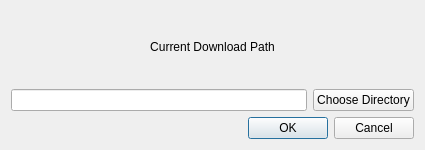
<?xml version="1.0" encoding="UTF-8"?>
<ui version="4.0">
 <class>SettingsDialog</class>
 <widget class="QDialog" name="SettingsDialog">
  <property name="geometry">
   <rect>
    <x>0</x>
    <y>0</y>
    <width>425</width>
    <height>150</height>
   </rect>
  </property>
  <property name="windowTitle">
   <string>Settings</string>
  </property>
  <layout class="QVBoxLayout" name="verticalLayout_2">
   <item>
    <layout class="QVBoxLayout" name="verticalLayout">
     <item>
      <widget class="QLabel" name="labelDownloadPath">
       <property name="layoutDirection">
        <enum>Qt::LeftToRight</enum>
       </property>
       <property name="text">
        <string>Current Download Path</string>
       </property>
       <property name="alignment">
        <set>Qt::AlignCenter</set>
       </property>
      </widget>
     </item>
     <item>
      <layout class="QHBoxLayout" name="horizontalLayout_2">
       <item>
        <widget class="QLineEdit" name="lineEditCurrentPath">
         <property name="readOnly">
          <bool>true</bool>
         </property>
        </widget>
       </item>
       <item>
        <widget class="QPushButton" name="buttonDirectory">
         <property name="text">
          <string>Choose Directory</string>
         </property>
        </widget>
       </item>
      </layout>
     </item>
    </layout>
   </item>
   <item>
    <widget class="QDialogButtonBox" name="buttonBox">
     <property name="orientation">
      <enum>Qt::Horizontal</enum>
     </property>
     <property name="standardButtons">
      <set>QDialogButtonBox::Cancel|QDialogButtonBox::Ok</set>
     </property>
    </widget>
   </item>
  </layout>
 </widget>
 <resources/>
 <connections>
  <connection>
   <sender>buttonBox</sender>
   <signal>accepted()</signal>
   <receiver>SettingsDialog</receiver>
   <slot>accept()</slot>
   <hints>
    <hint type="sourcelabel">
     <x>248</x>
     <y>254</y>
    </hint>
    <hint type="destinationlabel">
     <x>157</x>
     <y>274</y>
    </hint>
   </hints>
  </connection>
  <connection>
   <sender>buttonBox</sender>
   <signal>rejected()</signal>
   <receiver>SettingsDialog</receiver>
   <slot>reject()</slot>
   <hints>
    <hint type="sourcelabel">
     <x>316</x>
     <y>260</y>
    </hint>
    <hint type="destinationlabel">
     <x>286</x>
     <y>274</y>
    </hint>
   </hints>
  </connection>
 </connections>
</ui>
